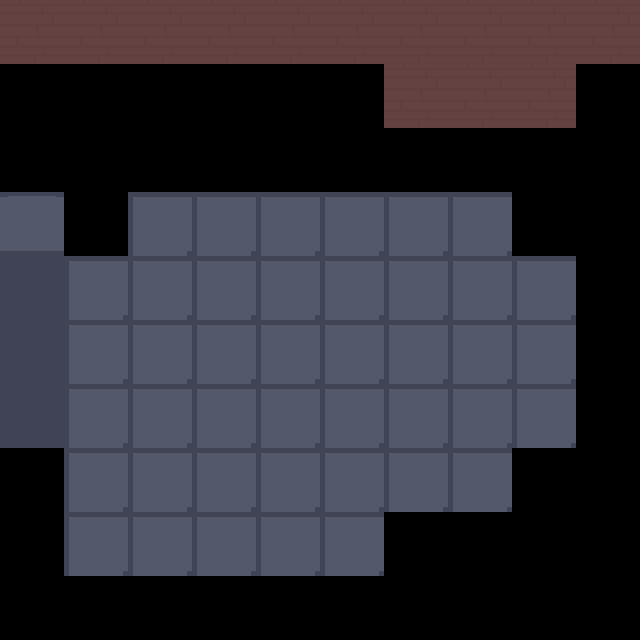

The image is a tile-based game level rendered from a .tmx file. Its description and complete source (layers, tilesets, objects, tile grids) follow:
An orthogonal 10x10 tile map with 64x64 px tiles, 2 tile layers (Layer, Tile Layer 2), 2 tilesets.

<map version="1.0" tiledversion="1.1.2" orientation="orthogonal" renderorder="right-down" width="10" height="10" tilewidth="64" tileheight="64" infinite="0" nextobjectid="1">
 <tileset firstgid="1" source="64x64set.tsx" />
 <tileset firstgid="17" source="64x256.tsx" />
 <layer name="Layer" width="10" height="10">
  <data encoding="csv">
12,12,12,12,12,12,12,12,12,12,
0,0,0,0,0,0,12,12,12,0,
0,0,0,0,0,0,0,0,0,0,
0,0,1,1,1,1,1,1,0,0,
0,1,1,1,1,1,1,1,1,0,
0,1,1,1,1,1,1,1,1,0,
0,1,1,1,1,1,1,1,1,0,
0,1,1,1,1,1,1,1,0,0,
0,1,1,1,1,1,0,0,0,0,
0,0,0,0,0,0,0,0,0,0
</data>
 </layer>
 <layer name="Tile Layer 2" width="10" height="10">
  <data encoding="csv">
0,0,0,0,0,0,0,0,0,0,
0,0,0,0,0,0,0,0,0,0,
0,0,0,0,0,0,0,0,0,0,
0,0,0,0,0,0,0,0,0,0,
0,0,0,0,0,0,0,0,0,0,
0,0,0,0,0,0,0,0,0,0,
17,0,0,0,0,0,0,0,0,0,
0,0,0,0,0,0,0,0,0,0,
0,0,0,0,0,0,0,0,0,0,
0,0,0,0,0,0,0,0,0,0
</data>
 </layer>
</map>
